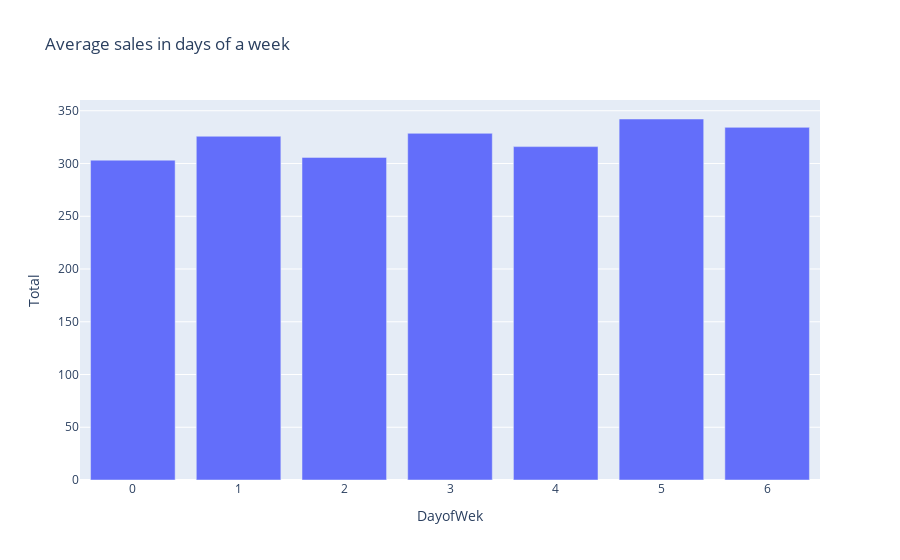

Notebook source saved alongside this figure:
### Code cell
dayOfweek = data.groupby('DayofWek')['Quantity', 'Total'].agg({'Quantity': np.sum, 'Total': np.mean}).reset_index()

fig = px.bar(dayOfweek, x="DayofWek", y="Total",title='Average sales in days of a week')
fig.show()

### Figure 1 — Plotly figure (JSON) as saved in the notebook; plotly's stock layout.template omitted (floating-point values rounded to 4 significant figures)
{"data": [{"alignmentgroup": "True", "hovertemplate": "DayofWek=%{x}<br>Total=%{y}<extra></extra>", "legendgroup": "", "marker": {"color": "#636efa", "pattern": {"shape": ""}}, "name": "", "offsetgroup": "", "orientation": "v", "showlegend": false, "textposition": "auto", "type": "bar", "x": [0, 1, 2, 3, 4, 5, 6], "xaxis": "x", "y": [303.2, 325.8, 305.8, 328.6, 316.0, 342.2, 334.3], "yaxis": "y"}], "layout": {"barmode": "relative", "legend": {"tracegroupgap": 0}, "title": {"text": "Average sales in days of a week"}, "xaxis": {"anchor": "y", "domain": [0, 1], "title": {"text": "DayofWek"}}, "yaxis": {"anchor": "x", "domain": [0, 1], "title": {"text": "Total"}}}}
